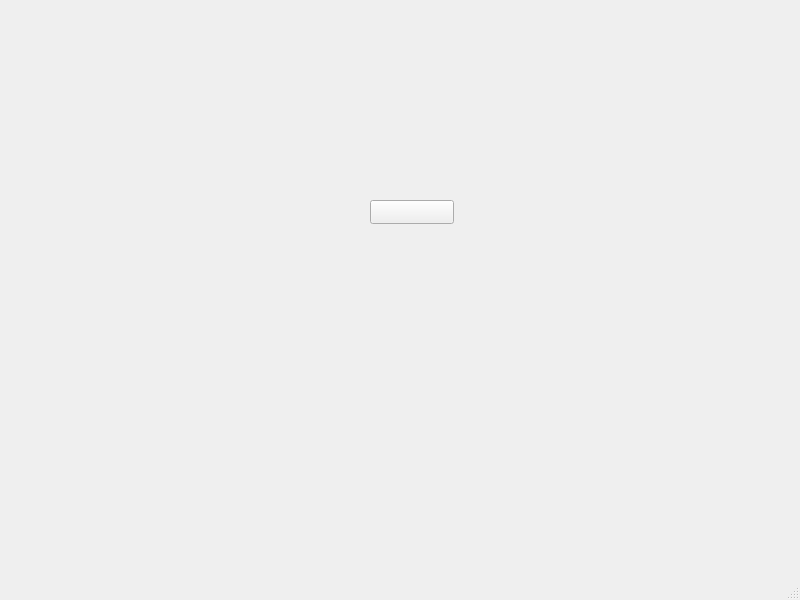
<?xml version="1.0" encoding="UTF-8"?>
<ui version="4.0">
 <class>testRank</class>
 <widget class="QMainWindow" name="testRank">
  <property name="geometry">
   <rect>
    <x>0</x>
    <y>0</y>
    <width>800</width>
    <height>600</height>
   </rect>
  </property>
  <property name="windowTitle">
   <string>MainWindow</string>
  </property>
  <widget class="QWidget" name="centralwidget">
   <widget class="QPushButton" name="pushButton">
    <property name="geometry">
     <rect>
      <x>370</x>
      <y>200</y>
      <width>84</width>
      <height>24</height>
     </rect>
    </property>
    <property name="text">
     <string/>
    </property>
   </widget>
  </widget>
  <widget class="QMenuBar" name="menubar">
   <property name="geometry">
    <rect>
     <x>0</x>
     <y>0</y>
     <width>800</width>
     <height>25</height>
    </rect>
   </property>
  </widget>
  <widget class="QStatusBar" name="statusbar"/>
 </widget>
 <resources/>
 <connections/>
</ui>
